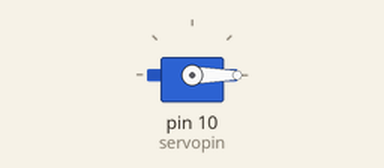
Bench run of a sketch on a simulated Arduino Uno, built with avr-gcc and run on an emulated ATmega328P. Parts: servo.

Above: at 0.05 s.
At 9.0 s:
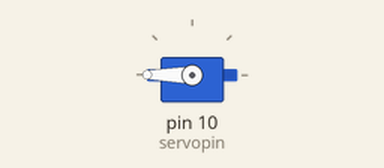
Timing chart, 0 to 11.7 s (numbered marks = the images above):
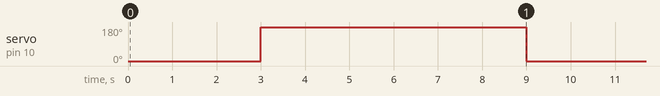

The sketch:

servo_test.ino
```cpp
#include <Servo.h>

Servo latch;
int servopin = 10;

void setup()
{
  latch.attach(servopin);
}

void loop()
{
  latch.write(0);
  delay(3000);
  latch.write(180);
  delay(6000);
}
```

Measured:
- by itself, servo on pin 10 (servopin): alternates 180° for 6.0 s and 0° for 3.0 s
